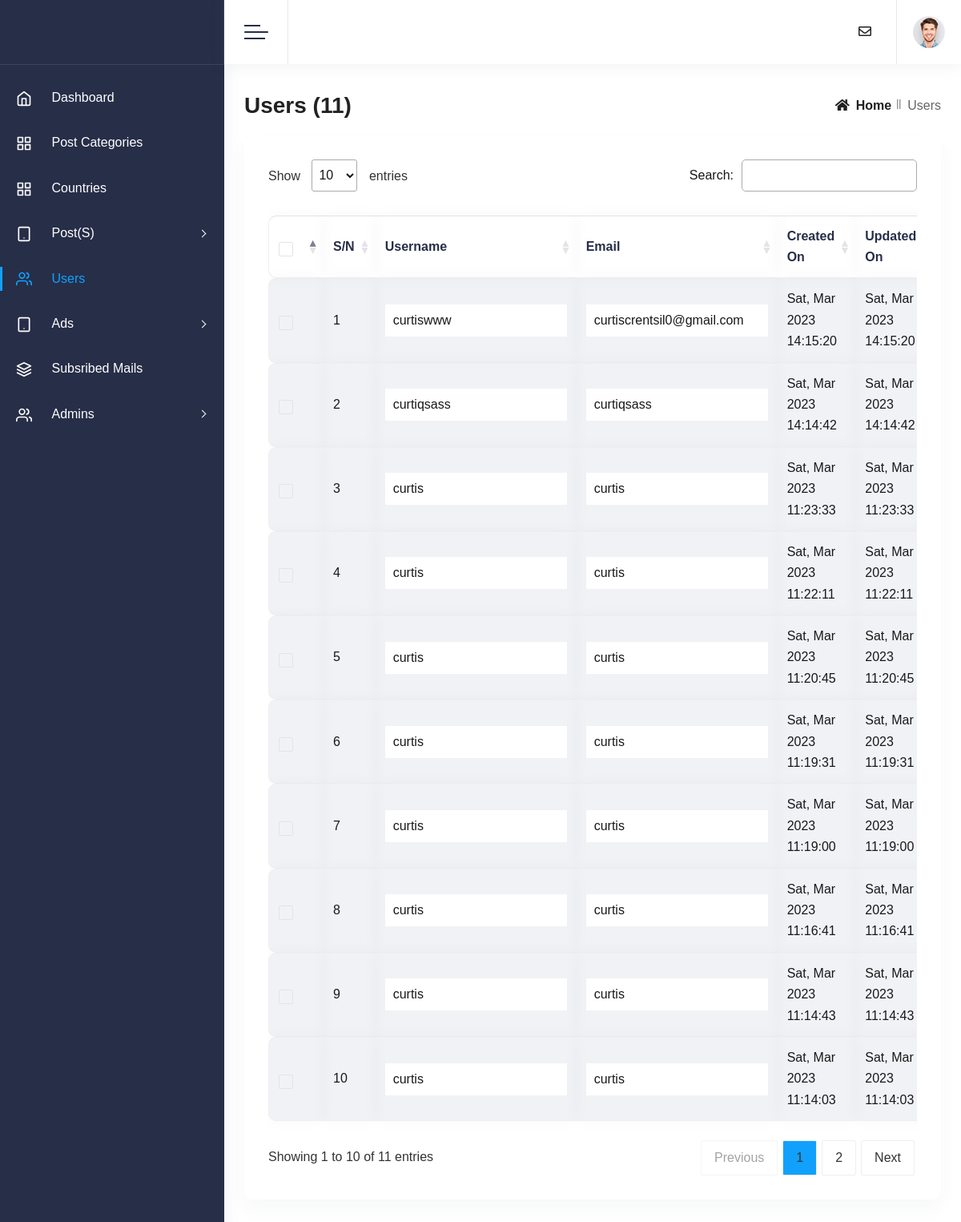
Page /admin/users.php (signed in) on the committed database.
### tables this page shows
CREATE TABLE `user` (
  `user_id` int(11) NOT NULL,
  `username` varchar(20) NOT NULL,
  `email` varchar(30) NOT NULL,
  `gender` varchar(10) NOT NULL,
  `password` text NOT NULL,
  `date_created` datetime NOT NULL DEFAULT current_timestamp(),
  `date_updated` datetime NOT NULL DEFAULT current_timestamp(),
  `status` int(11) NOT NULL DEFAULT 0,
  `saved_posts` text NOT NULL,
  `user_ip_address` text NOT NULL,
  `user_country` text NOT NULL,
  `authors_followed` text NOT NULL
);

### admin/users.php (the view, shortened to what this page needs)
<?php
    include 'includes/header.php';
    include 'includes/navbar.php';
    include 'includes/sidebar.php';
    $stmt = $conn->prepare("SELECT * FROM user ORDER BY user_id DESC");
    $stmt->execute();
    $users = $stmt->fetchAll();
    $number_of_rows = $stmt->rowCount();
?>
        <div class="page-wrapper">
            <div class="main-content">
                <div class="row">
                    <div class="colxl-12 col-lg-12 col-md-12 col-sm-12 col-12">
                        <div class="page-title-wrapper">
                            <div class="page-title-box">
                                <h2 class="page-title bold">Users (<?= $number_of_rows ?>)</h2>
                            </div>
                            <div class="breadcrumb-list">
                                <ul>
                                    <li class="breadcrumb-link">
                                        <a href="index.php"><i class="fas fa-home mr-2"></i>Home</a>
                                    </li>
                                    <li class="breadcrumb-link active">Users</li>
                                </ul>
                            </div>
                        </div>
                    </div>
                </div>
                <div class="row">
                    <div class="col-xl-12 col-lg-12 col-md-12 col-sm-12 col-12">
                        <div class="card table-card">
                            <div class="card-body">
                                <div class="chart-holder">
                                    <div class="table-responsive">
                                        <button id="showexport" style="float: right; display:none;" class="btn btn-sm btn-secondary mb-2" title="Exports Emails to CSV file" onclick="exportdata('csv')">Export CSV file</button>
                                        <table id="myTable" class="table table-styled" style="padding-bottom: 20px;  border:none">
                                            <thead>
                                                <tr>
                                                    <th>
                                                        <div class="checkbox">
                                                        </div>
                                                    </th>
                                                    <th>S/N</th>
                                                    <th>Username</th>
                                                    <th>Email</th>
                                                    <th>Created On</th>
                                                    <th>Updated On</th>
                                                </tr>
                                                </thead>
                                                <tbody>
                                                <?php
                                                $countnum = 0;
                                                foreach ($users as $row) :
                                                echo $row['status'] == 0 ? "<tr style='background:#f1f2f6; '>" : "<tr>";
                                                $date1 = date_create($row['date_created']);
                                                $date2 = date_create($row['date_updated']);
                                                $countnum++
                                                ?>
                                                    <td>
														<div class="checkbox">
														</div>
													</td>
                                                    <td>
                                                        <?= $countnum ?>
                                                    </td>
                                                    <td style="font-weight: bold;">
                                                        <input type="text" style="border:0px;" value="<?= $row['username'] ?>" />
                                                    </td>
                                                    <td>
                                                        <input type="text" style="border:0px;" value="<?= $row['email'] ?>" />
                                                    </td>
                                                    <td>
                                                        <?= date_format($date1, "D, M Y H:i:s") ?>
                                                    </td>
                                                    <td>
                                                        <?= date_format($date2, "D, M Y H:i:s") ?>
                                                    </td>
                                                <?php
                                                    echo "</tr>";
                                                    endforeach;
                                                ?>
                                            </tbody>
                                        </table>
                                    </div>
                                </div>
                            </div>
                        </div>
                    </div>
                </div>
            </div>
        </div>
</body>
</html>

### admin/includes/header.php (shortened to what this page needs)
<!DOCTYPE html>
<html lang="zxx">
<head>
    <link rel="stylesheet" type="text/css" href="assets/css/fonts.css">
    <link rel="stylesheet" type="text/css" href="assets/css/bootstrap.min.css">
    <link rel="stylesheet" type="text/css" href="assets/css/font-awesome.min.css">
    <link rel="stylesheet" type="text/css" href="assets/css/icofont.min.css">
    <link rel="stylesheet" type="text/css" href="assets/css/style.css">
	<link rel="stylesheet" id="theme-change" type="text/css" href="#">
    <link rel="stylesheet" type="text/css" href="assets/css/theme.css">
    <link rel="stylesheet" type="text/css" href="assets/css/auth.css">
    <link href="assets/js/alertify/themes/alertify.core.css" rel="stylesheet">
    <link href="assets/js/alertify/themes/alertify.default.css" rel="stylesheet">
    <link rel="stylesheet" href="https://unpkg.com/dropzone@5/dist/min/dropzone.min.css" type="text/css" />
    <link rel="stylesheet" href="assets/js/DataTables/datatables.min.css"></style>
    <link rel="stylesheet" href="assets/js/DataTables/datatables.css"></style>
</head>

### admin/includes/navbar.php (shortened to what this page needs)
<body>
    <div class="page-wrapper">
        <header class="header-wrapper main-header">
            <div class="header-inner-wrapper">
                <div class="header-right">
                    <div class="header-left">
                        <div class="header-links">
                            <a href="javascript:void(0);" class="toggle-btn">
                                <span></span>
                            </a>
                        </div>
                    </div>
                    <div class="header-controls">
                        <?php
                            if(isset($_SERVER['HTTPS']) && $_SERVER['HTTPS'] === 'on')
                            $url = "https://";
                            else
                            $url = "http://";
                            $url.= $_SERVER['HTTP_HOST']."/webmail";
                        ?>
                        <div class="notification-wrapper header-links">
                            <a href="<?= $url ?>" class="notification-info" title="Web Mail" target="_blank">
                                <i class="far fa-envelope"></i>
                            </a>
                        </div>
                        <div class="user-info-wrapper header-links">
                            <a href="javascript:void(0);" class="user-info">
                                <img src="assets/images/user.jpg" alt="" class="user-img">
                            </a>
                        </div>
                    </div>
                </div>
            </div>
        </header>

### admin/includes/sidebar.php (shortened to what this page needs)
     <aside class="sidebar-wrapper">
<div class="logo-wrapper">
</div>
         <div class="side-menu-wrap">
             <ul class="main-menu">
                 <li>
                     <a href="./" class="active">
                         <span class="icon-menu feather-icon">
                             <svg xmlns="http://www.w3.org/2000/svg" viewBox="0 0 24 24" fill="none" stroke="currentColor" stroke-width="2" stroke-linecap="round" stroke-linejoin="round" class="feather feather-home"><path d="M3 9l9-7 9 7v11a2 2 0 0 1-2 2H5a2 2 0 0 1-2-2z"></path><polyline points="9 22 9 12 15 12 15 22"></polyline></svg>
                         </span>
                         <span class="menu-text">
                             Dashboard
                         </span>
                     </a>
                 </li>
                 <li>
                     <a href="categories.php">
                         <span class="icon-menu feather-icon">
                         </span>
                         <span class="menu-text">
                             Post Categories
                         </span>
                     </a>
                 </li>
                 <li>
                     <a href="country.php">
                         <span class="icon-menu feather-icon">
                         </span>
                         <span class="menu-text">
                             Countries
                         </span>
                     </a>
                 </li>
                 <li>
                     <a href="javascript:void(0);">
                         <span class="icon-menu feather-icon">
                             <svg xmlns="http://www.w3.org/2000/svg" viewBox="0 0 24 24" fill="none" stroke="currentColor" stroke-width="2" stroke-linecap="round" stroke-linejoin="round" class="feather feather-tablet"><rect x="4" y="2" width="16" height="20" rx="2" ry="2"></rect><line x1="12" y1="18" x2="12.01" y2="18"></line></svg>
                         </span>
                         <span class="menu-text">
                             Post(s)
                         </span>
                     </a>
                 </li>
                 <li>
                     <a href="users.php">
                         <span class="icon-menu feather-icon">
                         </span>
                         <span class="menu-text">
                             Users
                         </span>
                     </a>
                 </li>
                 <li>
                     <a href="javascript:void(0);">
                         <span class="icon-menu feather-icon">
                             <svg xmlns="http://www.w3.org/2000/svg" viewBox="0 0 24 24" fill="none" stroke="currentColor" stroke-width="2" stroke-linecap="round" stroke-linejoin="round" class="feather feather-tablet"><rect x="4" y="2" width="16" height="20" rx="2" ry="2"></rect><line x1="12" y1="18" x2="12.01" y2="18"></line></svg>
                         </span>
                         <span class="menu-text">
                             Ads
                         </span>
                     </a>
                 </li>
                 <li class="active-li">
                     <a href="subscribedemails.php">
                         <span class="icon-menu feather-icon">
                         </span>
                         <span class="menu-text">
                             Subsribed Mails
                         </span>
                     </a>
                 </li>
                 <li>
                     <a href="javascript:void(0);">
                         <span class="icon-menu feather-icon">
                         </span>
                         <span class="menu-text">
                             Admins
                         </span>
                     </a>
                 </li>
             </ul>
         </div>
     </aside>

### admin/assets/css/auth.css (style rules this page uses)
:root { --main-black: #000000; --main-black2: #222222; --main-black3: #2a3042; --main-black4: #2f3c4e; --main-white: #ffffff; --main-off-white: #f4f7fc; --main-white2: #f8f8fb; --main-white3: #fdfeff; --main-txt-color: #666666; --main-title-color: #333333; --main-border-color: #e4e4e4; --error: #ff592c; --success: #44de4f; --main-color: #11a1fd; --color1: #efb5a3; --color2: #315f72; }
body { font-family: 'Poppins', sans-serif; font-weight: 400; font-size: 16px; line-height: 1.65; -webkit-font-smoothing: antialiased; overflow-x: hidden; color: var(--main-txt-color); background: var(--main-white); overflow-x: hidden; }
a, a:hover, a:focus, button, button:hover { color: var(--main-black2); cursor: pointer; text-decoration: none; -webkit-transition: all 0.3s; -moz-transition: all 0.3s; -ms-transition: all 0.3s; -o-transition: all 0.3s; transition: all 0.3s; }
img { max-width: 100%; }
input, textarea, select, button, button:focus, button:hover, .form-control:focus { outline: none; box-shadow: none; }
ul, p { padding: 0; margin: 0; list-style-type: none; }
h1, h2, h3, h4, h5, h6 { margin: 0; padding: 0; text-transform: capitalize; line-height: 1.2; color: var(--main-black2); }

### rows in the picture
user: username "curtiswww", email "curtiscrentsil0@gmail.com", date_created "Sat, Mar 2023 14:15:20", date_updated "Sat, Mar 2023 14:15:20"
user: username "curtiqsass", email "curtiqsass", date_created "Sat, Mar 2023 14:14:42", date_updated "Sat, Mar 2023 14:14:42"
user: username "curtis", email "curtis", date_created "Sat, Mar 2023 11:23:33", date_updated "Sat, Mar 2023 11:23:33"
user: username "curtis", email "curtis", date_created "Sat, Mar 2023 11:22:11", date_updated "Sat, Mar 2023 11:22:11"
user: username "curtis", email "curtis", date_created "Sat, Mar 2023 11:20:45", date_updated "Sat, Mar 2023 11:20:45"
user: username "curtis", email "curtis", date_created "Sat, Mar 2023 11:19:31", date_updated "Sat, Mar 2023 11:19:31"
user: username "curtis", email "curtis", date_created "Sat, Mar 2023 11:19:00", date_updated "Sat, Mar 2023 11:19:00"
user: username "curtis", email "curtis", date_created "Sat, Mar 2023 11:16:41", date_updated "Sat, Mar 2023 11:16:41"
user: username "curtis", email "curtis", date_created "Sat, Mar 2023 11:14:43", date_updated "Sat, Mar 2023 11:14:43"
user: username "curtis", email "curtis", date_created "Sat, Mar 2023 11:14:03", date_updated "Sat, Mar 2023 11:14:03"

### other values in the picture
$number_of_rows "11"
